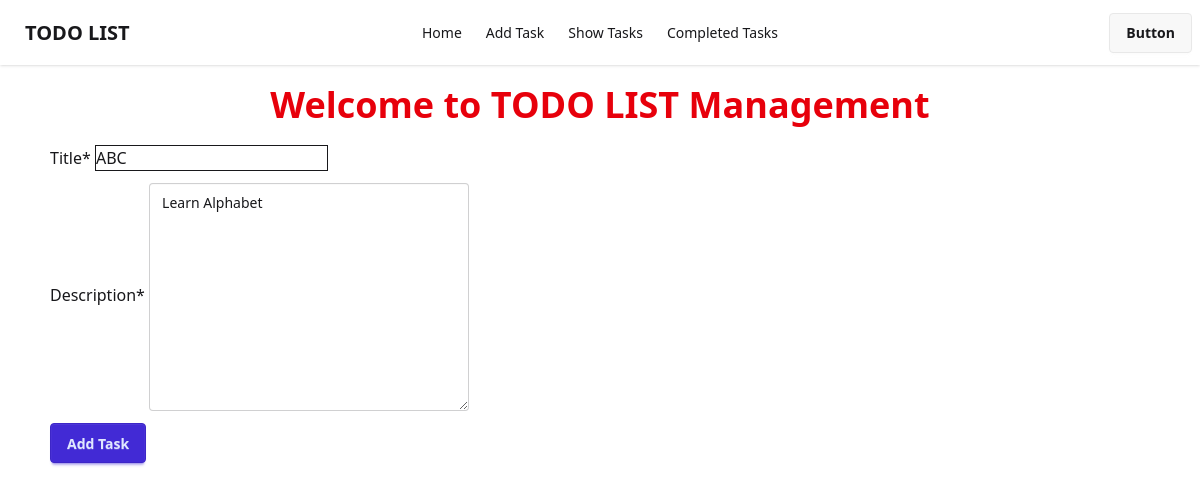
The page /update_task/2/ on the database as committed earlier.
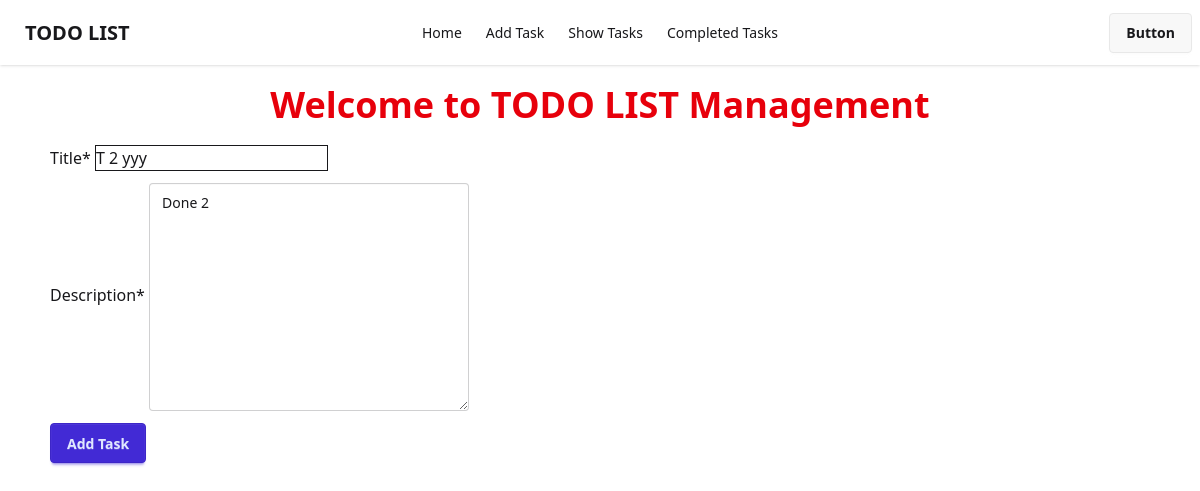
The same page on the database as committed later.
### todo_app/models.py (models this page shows)
class TodoListModel(models.Model):
    id = models.IntegerField(primary_key=True)
    title = models.CharField(max_length=20)
    description = models.CharField(max_length=50)
    status = models.BooleanField(default=False)

### todo_app/views.py (the view)
# urls.py: path('update_task/<int:pk>/', views.TaskUpdateView.as_view(), name="update_task"),
class TaskUpdateView(UpdateView):
    model = TodoListModel
    template_name = 'add_todo.html'
    form_class = TodoListForm
    success_url = reverse_lazy('show_tasks')

### todo_app/forms.py
class TodoListForm(forms.ModelForm):
    class Meta:
        model = TodoListModel
        fields = ['title', 'description']
        widgets = {
            'description': forms.Textarea()
        }

### todo_app/templates/add_todo.html (shortened to what this page needs)
{% extends "base.html" %}
{% load crispy_forms_tags %}
{% block body %}
<div class="w-11/12 mx-auto">
    <h1 class="text-4xl text-red-600 font-bold my-5 text-center">Welcome to TODO LIST Management</h1>
    <form method="post" action="">
        {{form|crispy}}
        <button class="btn btn-primary">Add Task</button>
    </form>
</div>
{% endblock %}

Rows that differ between the two databases and show on the page:
changed TodoListModel: title "ABC" → "T 2 yyy"; description "Learn Alphabet" → "Done 2"
